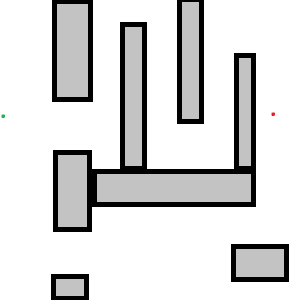
%> input picture Projects/Project_1/map_1_d.png, 300 x 300 px
$ octave Main_proj1.m   (GNU Octave 9; MATLAB toolbox functions it lacks are replaced by stand-ins)
%> lines starting %> are read from the running program, lines starting %| are printed output that depends on the picture; in (x1, y1, x2, y2) boxes, pixels count from 0 and x2, y2 are one past the last pixel; in counts of white or black regions, pixels touching at a corner belong together; the program's own positions count from 1
### Projects/Project_1/MapElaboration.m
function [map_out,start,goal,nfree]=MapElaboration(map_in,n,m,BW_tresh)
%> called with map_in = 'map_1_d.png', n = 10000, m = 10000, BW_tresh = 0.99
%
% Elaborates the provided NxMx3 RGB map.
%
%   [map_out,start,goal,nfree]=MapElaboration(map_in,n,m,BW_tresh)
%
% Inputs:
%   map_in........provided map: NxMx3 RGB with gray and black (obstacles),
%                 white (free), green (start) and red (goal) pixels
%   n,m...........new dimensions
%   BW_tresh......grey scale treshold for distinguishing obstacles from
%                 free nodes
%
% Outputs:
%   map_out.......binary output rescaled matrix: nxm binary matrix with 1
%                 (free nodes) and 0 (not free nodes)
%   start,goal....positions of start and final point: (i,j) indices in a
%                 vector [i j]
%   nfree.........number of free nodes


% Find start/goal coordinates

map_RGB=imread(map_in);     % RGB: (N,M,3) matrix
%> map_RGB is the input picture: size 300x300x3 uint8; mean R, G, B 215.7, 215.7, 215.7
map_HSV=rgb2hsv(map_RGB);   % HSV: (N,M,3) matrix
%> map_HSV: size 300x300x3 double; mean H, S, V 0.000245, 0.0002, 0.846

N=size(map_HSV,1);          % original number of pixels
%> N = 300
M=size(map_HSV,2);          % original number of pixels
%> M = 300

H=map_HSV(:,:,1);           % extract hue values
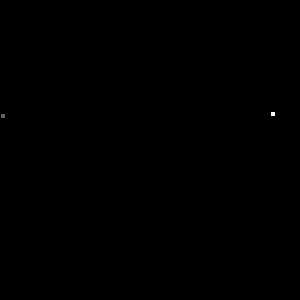
%> H: size 300x300 double; min 0, max 0.994, mean 0.000245

[start_i,start_j]=find(H>0.2 & H<0.5);       % coordinates in original image (red)
%> start_i = [115; 116; 117; 118; 115; 116; 117; 118; 115; 116; 117; 118; 115; 116; 117; 118]; start_j = [2; 2; 2; 2; 3; 3; 3; 3; 4; 4; 4; 4; 5; 5; 5; 5]
[goal_i,goal_j]=find(H>0.9 | H<0.1 & H~=0);  % coordinates in original image (green)
%> goal_i = [113; 114; 115; 116; 113; 114; 115; 116; 113; 114; 115; 116; 113; 114; 115; 116]; goal_j = [272; 272; 272; 272; 273; 273; 273; 273; 274; 274; 274; 274; 275; 275; 275; 275]

map_RGB(start_i,start_j,:)=255;   % set to white (free) the pixels of the starting positions
%> map_RGB: size 300x300x3 uint8; 0.02% of pixels changed, all inside (x1, y1, x2, y2) = (1, 114, 5, 118)
map_RGB(goal_i,goal_j,:)=255;     % set to white (free) the pixels of the goal positions
%> map_RGB: size 300x300x3 uint8; min 0, max 255, mean 215.7

start_i=round(mean(start_i)*n/N);  % rescale coordinates
%> start_i = 3883
start_j=round(mean(start_j)*m/M);
%> start_j = 117
goal_i=round(mean(goal_i)*n/N);
%> goal_i = 3817
goal_j=round(mean(goal_j)*m/M);
%> goal_j = 9117

start_i=min(max(start_i,1),n);     % make sure index is within the borders
start_j=min(max(start_j,1),m);
goal_i=min(max(goal_i,1),n);
goal_j=min(max(goal_j,1),m);

start=[start_i start_j];
%> start = [3883 117]
goal=[goal_i goal_j];
%> goal = [3817 9117]

% Create nodes

%> the run ends on the next line
map_resized=imresize(map_RGB,[n m],'Method','nearest');     % resize to (n,m,3)
map_BW=im2gray(map_resized);                                % convert in gray scale: (n,m) matrix
map_bin=imbinarize(map_BW,BW_tresh);                        % logic: 1 if node (ii,jj) is free, 0 if obstacle; (n,m) matrix

% Assign outputs

map_out=map_bin;
nfree=sum(sum(map_bin));

end

### Projects/Project_1/Main_proj1.m
clear
close all
clc

%% Load image and build map

n=10000;        % new rescaled dimension [px]
real_dim=300;   % real map dimension [m]

choose_map='map_1_d.png';
[map,start,goal,~]=MapElaboration(choose_map,n,n,0.99);
